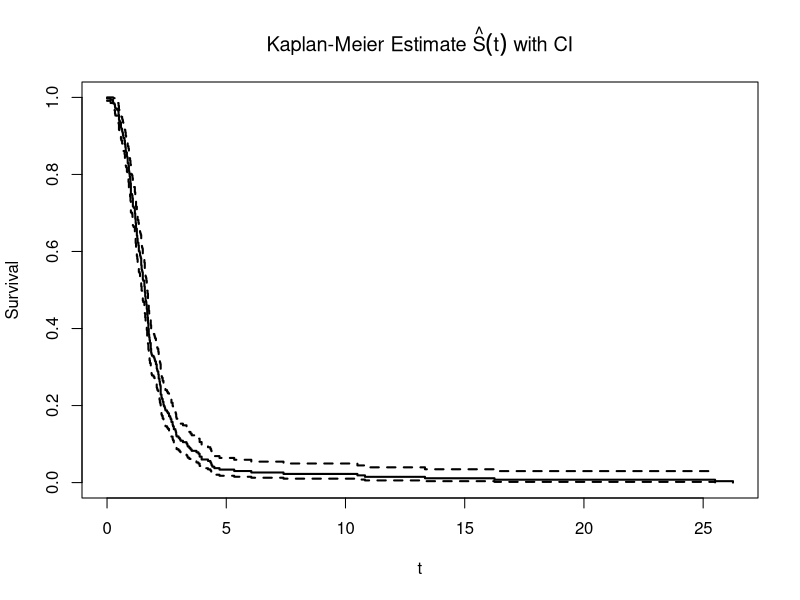
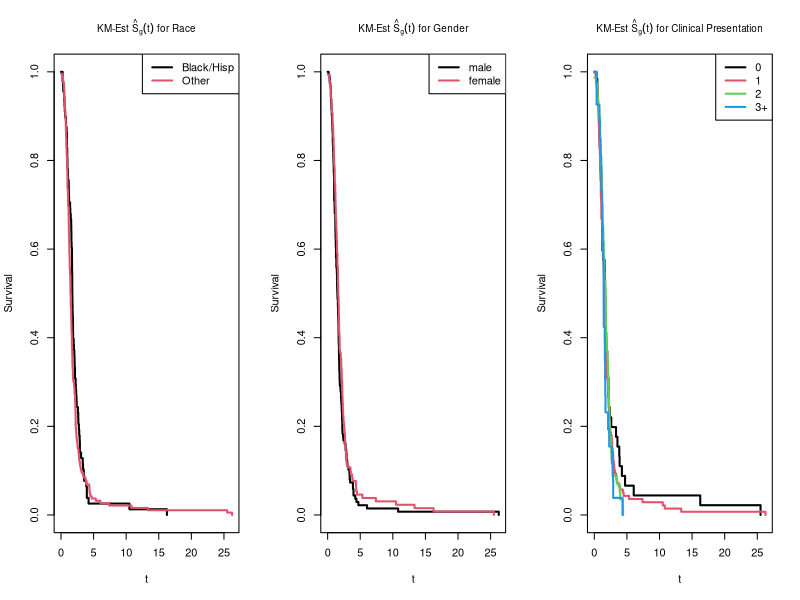
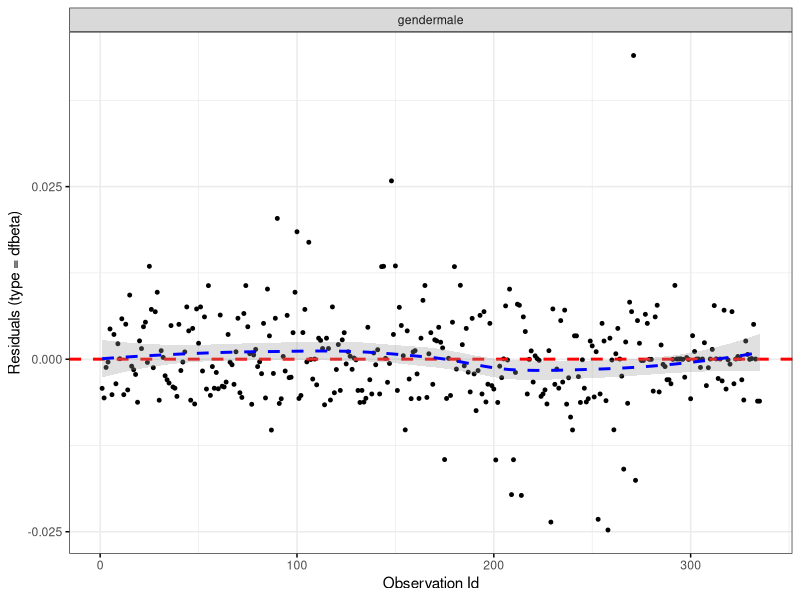
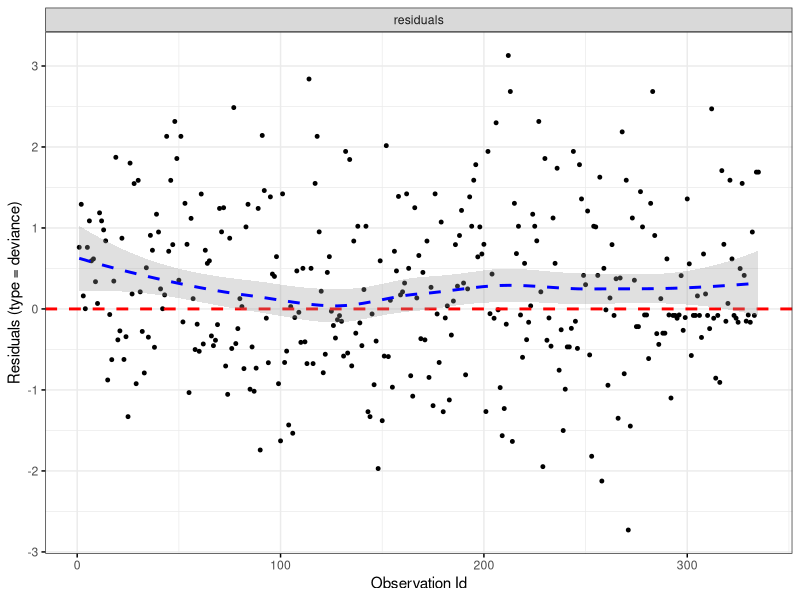
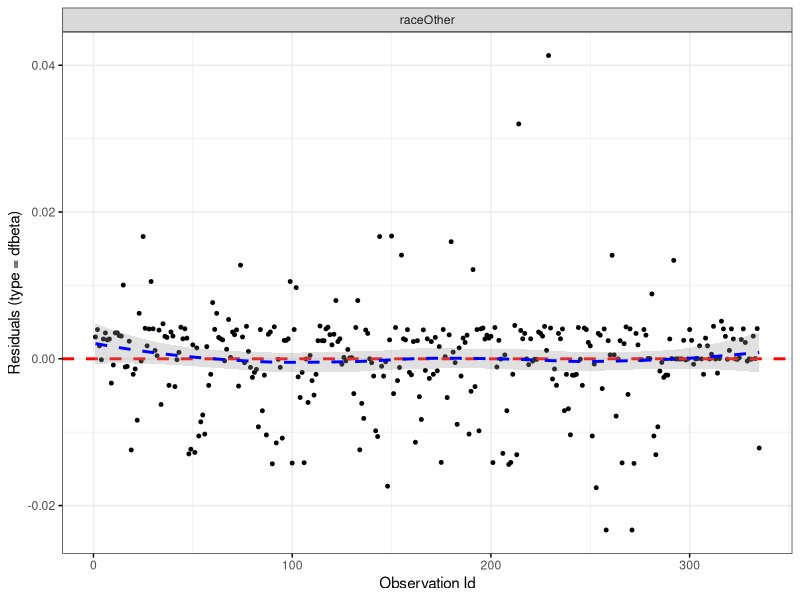
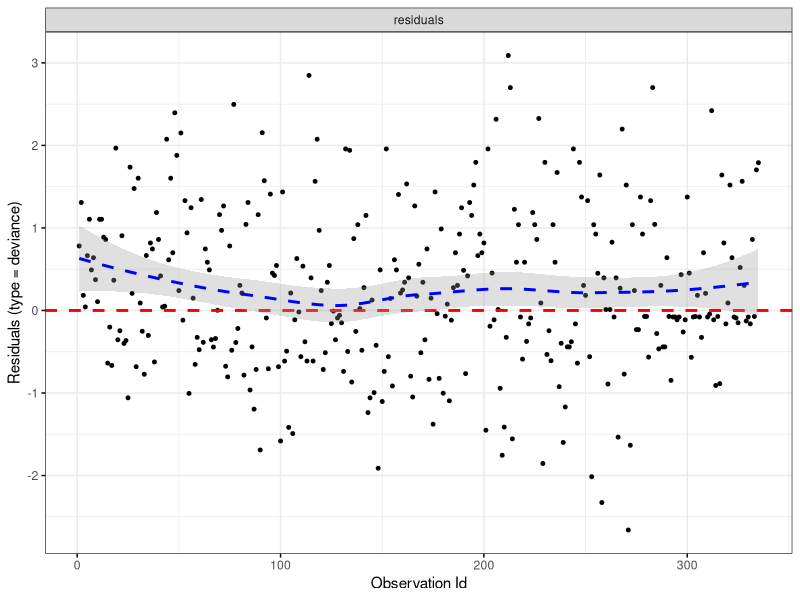
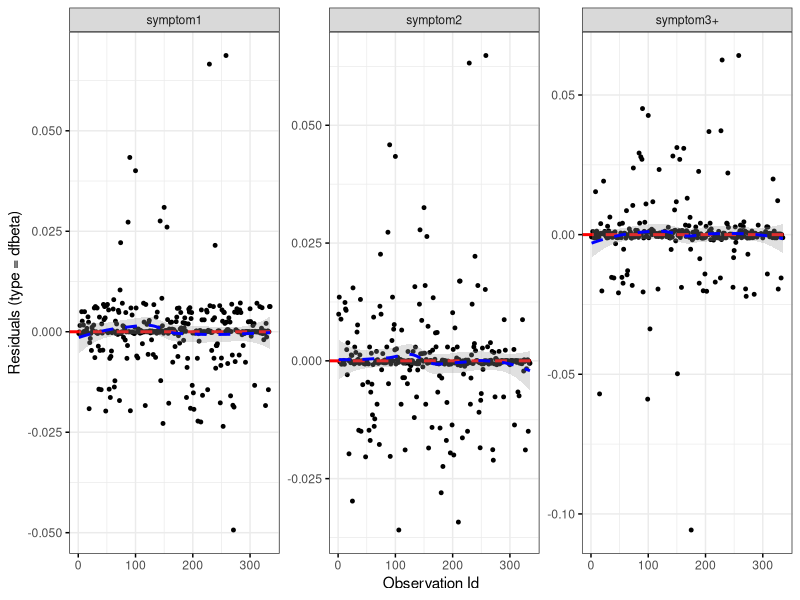
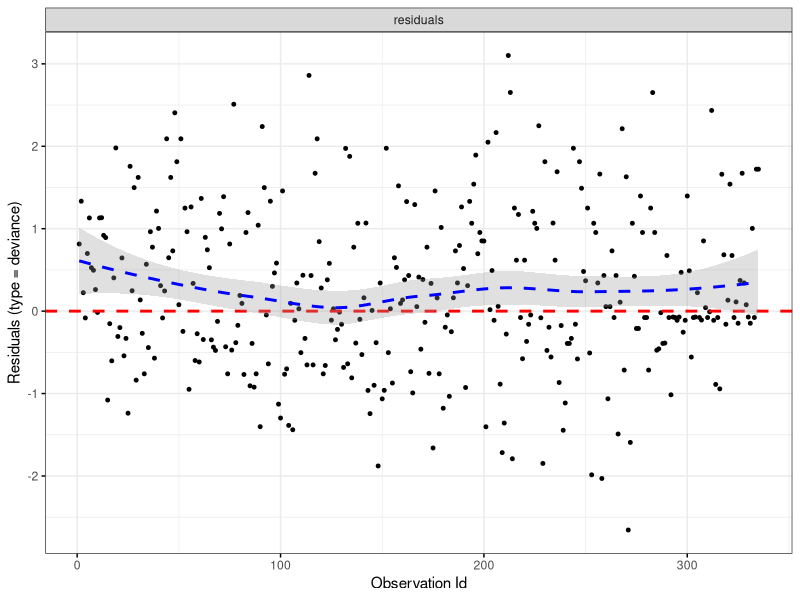

These charts were generated, in order, by the following R code:
## ---- chunk 1
knitr::opts_chunk$set(echo = FALSE, warning = FALSE, message=FALSE)
library(ggplot2)
library(survival)
library(gridExtra)
library(dplyr)
library(survminer)
library(glmnet)

## ---- chunk 2
dat <- read.table("kellydat.txt", header=T)
dat$race = "Other"
dat$race[dat$black==1|dat$hisp==1 ]="Black or Hispanic"
dat$gender = "male"
dat$gender[dat$male==0]="female"
dat$symptom = "0"
dat$symptom[dat$sn1==1]="1"
dat$symptom[dat$sn2==1]="2"
dat$symptom[dat$sn3==1|dat$all4==1]="3+"
dat$scan="not scanned"
dat$scan[dat$fail==1]="scanned"
dat = dat %>% group_by(race) %>% mutate(racescan = ifelse(fail == 1, mean(fail), 1-mean(fail)))
dat = dat %>% group_by(symptom) %>% mutate(symptomscan = ifelse(fail == 1, mean(fail), 1-mean(fail)))
dat = dat %>% group_by(gender) %>% mutate(genderscan = ifelse(fail == 1, mean(fail), 1-mean(fail))) %>% as.data.frame()
## ---- chunk 3
dat.KM <- survfit(Surv(nctdel, fail) ~ 1, data = dat) #estimated survival curve 

plot(dat.KM, main=expression(paste("Kaplan-Meier Estimate ", hat(S)(t), " with CI")),
     xlab="t", ylab="Survival", lwd=2)
## ---- chunk 4

par(mfrow=c(1,3))
dat.KM.race <- survfit(Surv(nctdel, fail) ~ race, type="kaplan-meier", conf.type="log", data=dat)

plot(dat.KM.race, main=expression(paste("KM-Est ", hat(S)[g](t), " for Race")),
     xlab="t", ylab="Survival", lwd=2, col=1:3, cex.main=0.9)
legend(x="topright", col=1:2, lwd=2, legend=c("Black/Hisp", "Other"))


dat.KM.gender <- survfit(Surv(nctdel, fail) ~ male, type="kaplan-meier", conf.type="log", data=dat)

plot(dat.KM.gender, main=expression(paste("KM-Est ", hat(S)[g](t), " for Gender")),
     xlab="t", ylab="Survival", lwd=2, col=1:2, cex.main=0.9)
legend(x="topright", col=1:2, lwd=2, legend=c("male", "female"))


dat.KM.symptom <- survfit(Surv(nctdel, fail) ~ symptom, type="kaplan-meier", conf.type="log", data=dat)

plot(dat.KM.symptom, main=expression(paste("KM-Est ", hat(S)[g](t), " for Clinical Presentation")),
     xlab="t", ylab="Survival", lwd=2, col=1:4, cex.main=0.9)
legend(x="topright", col=1:4, lwd=2, legend=c("0", "1", "2", "3+"))


## ---- chunk 5

lower_bound <- function(x, bounds){
  ret <- rep(NA, length(x))
  for(i in 1:length(x)){
    xi <- x[i]
    found <- (which(xi >= c(-Inf, bounds) & (xi <= c(bounds, Inf))))[1] - 1
    if(found==0){found<-1}
    ret[i] <- bounds[found]
  }
  return(ret)
}

de_logit <- function(logodds){
  o <- exp(logodds)
  p <- o/(1+o)
  return(p)
}
bounds <- seq(0, floor(max(dat$nctdel)))

dat$timecat <- lower_bound(dat$nctdel, bounds)
dat$personid <- 1:nrow(dat)
datcat <- merge(dat$personid, bounds) %>% 
          unique() %>% 
          rename(personid=x, timecat=y) %>% 
          arrange(personid, timecat) %>% 
            #take all unique combinations of people and time categories
          merge(dat, by=c("personid", "timecat"), all=TRUE) %>%
          mutate(fail = ifelse(is.na(fail), 0, fail)) %>%
            #add fail column
          group_by(personid) %>%
          mutate(maxtimecat = (timecat)[!is.na(nctdel)],
                 atrisk = (timecat <= maxtimecat)) %>%
          filter(atrisk) %>%
            #for each person, identify rows where persons are not at risk (after they fail/drop out), and remove those rows
          select(personid, timecat, fail) %>%
          as.data.frame()

#code to add predictors of race, gender, and number of symptoms
datcat <- merge(datcat, dat, by="personid", all=T) %>% 
          mutate(symptom0 = ifelse(symptom == 0, 1, 0),
                 symptom1 = ifelse(symptom == 1, 1, 0),
                 symptom2 = ifelse(symptom == 2, 1, 0),
                 raceother = ifelse(race == "Other", 1, 0), 
                 male = ifelse(gender == "male", 1, 0), 
                 personid = as.integer(personid), 
                 timecat = as.integer(timecat.x), 
                 fail = as.integer(fail.x)) %>% 
          select(personid, timecat = timecat, fail = fail, symptom0, symptom1, symptom2, raceother, male)

#code to add indicator effects of every timeunit
Xmat <- array(0, c(nrow(datcat), length(bounds)))
# previd <- NA
# changes <- c(diff(datcat$personid), 1) #a 1 marks the final index of each personid
# counts <- data.frame(x = datcat$personid) %>% group_by(x) %>% mutate(n=n()) %>% '[['("n")

for(r in 1:nrow(datcat)){
  Xmat[r,datcat$timecat[r]+1] <- 1
}

colnames(Xmat) <- paste0("X",1:ncol(Xmat))


datcat_X <- (cbind((datcat), Xmat))

# ids <- c(229)
# dat %>% filter(personid %in% ids) %>% select(personid, timecat, fail)
# datcat %>% filter(personid %in% ids)

nullmod <- glm(fail ~ 1, data=datcat_X, family="binomial")

#0 means no incercept
logmod <- glm(fail ~ 0 + . - personid, data=datcat_X, family="binomial")
indepcols <- which(!colnames(datcat_X) %in% c("fail", "personid"))

X <- as.matrix(datcat_X[,indepcols])
y <- datcat_X$fail

regularization_diagnostics <- function(mod=NA, ydat=y, Xdat=X){

  p_hat <- de_logit(predict(mod, newx = Xdat, s="lambda.min"))
  resids_p <- (ydat-p_hat)/(sqrt(p_hat*(1-p_hat)))
  s <- ydat; s[ydat==0] <- -1
  resids_d <- s*sqrt(-2*(ydat*log(p_hat) + (1-ydat)*log(1-p_hat)))
  resids_p_stat <- sum(resids_p^2)
  resids_d_stat <- -2*sum(ydat*log(p_hat) + (1-ydat)*log(1-p_hat))
  p <- sum(as.matrix(coef(mod)) != 0)
  dof <- nrow(Xdat)-p
  return(list(p_hat = p_hat, resids_p=resids_p, resids_p_stat=resids_p_stat, resids_d=resids_d, resids_d_stat=resids_d_stat, dof=dof))
}

lassomod <- cv.glmnet(y=y, x = X, family="binomial", type.measure="class", alpha = 1)
lassomod_stats <- regularization_diagnostics(lassomod)

ridgemod <- cv.glmnet(y=y, x = X, family="binomial", type.measure="class", alpha = 0)
ridgemod_stats <- regularization_diagnostics(ridgemod, y, X)


#evaluating deviance of models. small p-value = lack of fit
logmodtest <- pchisq(logmod$deviance, logmod$df.residual, lower=FALSE)

lassomodtest <- pchisq(lassomod_stats$resids_d_stat, lassomod_stats$dof, lower=FALSE)

ridgemodtest <- pchisq(ridgemod_stats$resids_d_stat, ridgemod_stats$dof, lower=FALSE)

## ---- chunk 6
 
fitCPH_gender<- coxph(Surv(nctdel, fail) ~ gender, data=dat)
summary(fitCPH_gender)


#diagnostics
extractAIC(fitCPH_gender)

ggcoxdiagnostics(fitCPH_gender, type = "dfbeta",
                 linear.predictions = FALSE, ggtheme = theme_bw())#influential points
ggcoxdiagnostics(fitCPH_gender, type = "deviance",
                 linear.predictions = FALSE, ggtheme = theme_bw()) #residuals
#ggcoxfunctional(Surv(nctdel, fail) ~ gender, data=dat) #linearity 

## ---- chunk 7
fitCPH_race<- coxph(Surv(nctdel, fail) ~ race, data=dat)
summary(fitCPH_race)
extractAIC(fitCPH_race)


ggcoxdiagnostics(fitCPH_race, type = "dfbeta",
                 linear.predictions = FALSE, ggtheme = theme_bw())#influential points
ggcoxdiagnostics(fitCPH_race, type = "deviance",
                 linear.predictions = FALSE, ggtheme = theme_bw()) #residuals
#ggcoxfunctional(Surv(nctdel, fail) ~ race, data=dat) #linearity 


## ---- chunk 8

fitCPH_symptom<- coxph(Surv(nctdel, fail) ~ symptom, data=dat)
summary(fitCPH_symptom)
extractAIC(fitCPH_symptom)


ggcoxdiagnostics(fitCPH_symptom, type = "dfbeta",
                 linear.predictions = FALSE, ggtheme = theme_bw())#influential points
ggcoxdiagnostics(fitCPH_symptom, type = "deviance",
                 linear.predictions = FALSE, ggtheme = theme_bw()) #residuals
#ggcoxfunctional(Surv(nctdel, fail) ~ symptom, data=dat) #linearity 

